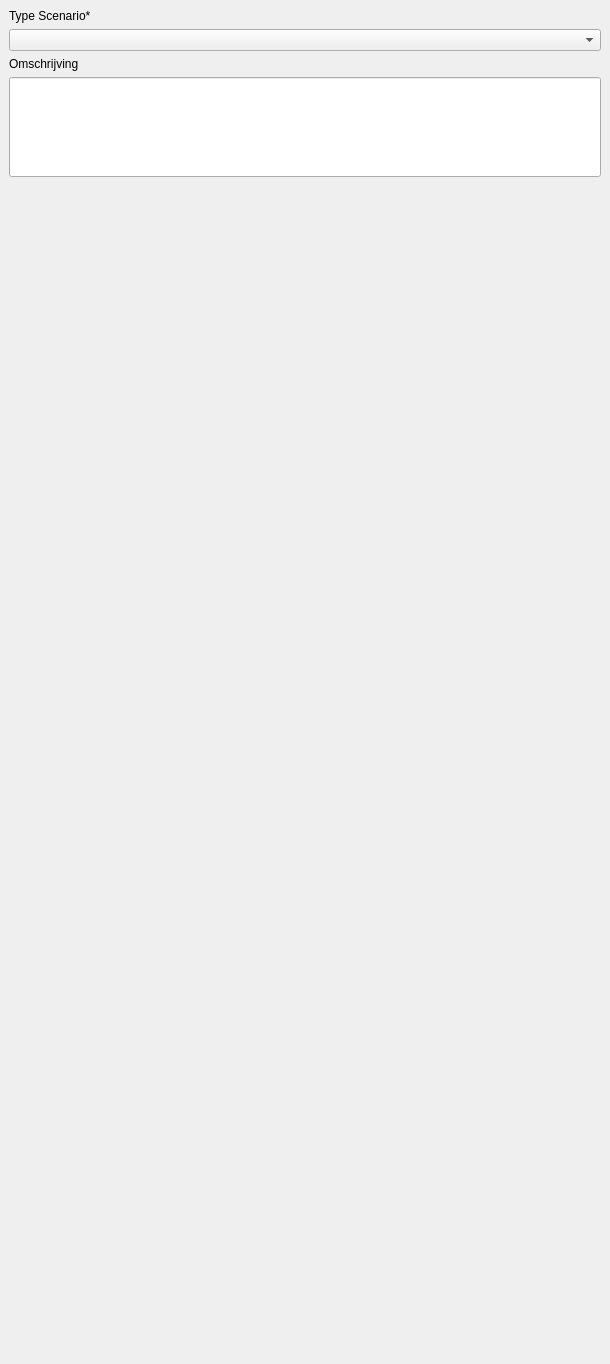
<?xml version="1.0" encoding="UTF-8"?>
<ui version="4.0">
 <class>Scenario</class>
 <widget class="QDockWidget" name="Scenario">
  <property name="geometry">
   <rect>
    <x>0</x>
    <y>0</y>
    <width>610</width>
    <height>1364</height>
   </rect>
  </property>
  <property name="features">
   <set>QDockWidget::DockWidgetMovable</set>
  </property>
  <property name="windowTitle">
   <string>Scenario</string>
  </property>
  <widget class="QWidget" name="dockWidgetContents">
   <layout class="QGridLayout" name="gridLayout">
    <item row="0" column="0">
     <layout class="QVBoxLayout" name="verticalLayout">
      <property name="sizeConstraint">
       <enum>QLayout::SetNoConstraint</enum>
      </property>
      <item>
       <widget class="QLabel" name="label_7">
        <property name="sizePolicy">
         <sizepolicy hsizetype="Preferred" vsizetype="Preferred">
          <horstretch>0</horstretch>
          <verstretch>0</verstretch>
         </sizepolicy>
        </property>
        <property name="text">
         <string>Type Scenario*</string>
        </property>
       </widget>
      </item>
      <item>
       <widget class="QComboBox" name="scenario_type_id">
        <property name="sizePolicy">
         <sizepolicy hsizetype="Expanding" vsizetype="Minimum">
          <horstretch>0</horstretch>
          <verstretch>0</verstretch>
         </sizepolicy>
        </property>
       </widget>
      </item>
      <item>
       <widget class="QLabel" name="label_9">
        <property name="sizePolicy">
         <sizepolicy hsizetype="Preferred" vsizetype="Fixed">
          <horstretch>0</horstretch>
          <verstretch>0</verstretch>
         </sizepolicy>
        </property>
        <property name="text">
         <string>Omschrijving</string>
        </property>
       </widget>
      </item>
      <item>
       <widget class="QLineEdit" name="omschrijving">
        <property name="minimumSize">
         <size>
          <width>0</width>
          <height>100</height>
         </size>
        </property>
       </widget>
      </item>
      <item>
       <spacer name="verticalSpacer">
        <property name="orientation">
         <enum>Qt::Vertical</enum>
        </property>
        <property name="sizeHint" stdset="0">
         <size>
          <width>20</width>
          <height>40</height>
         </size>
        </property>
       </spacer>
      </item>
     </layout>
    </item>
   </layout>
  </widget>
 </widget>
 <resources/>
 <connections/>
</ui>
